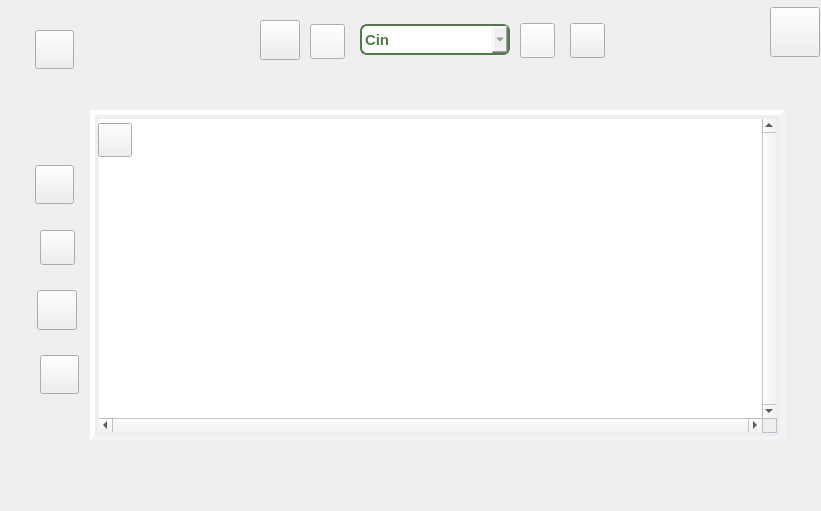
     <widget class="QWidget" name="affichagedon" native="true">
      <property name="geometry">
       <rect>
        <x>530</x>
        <y>120</y>
        <width>821</width>
        <height>511</height>
       </rect>
      </property>
      <property name="styleSheet">
       <string notr="true">#affichagedon{background:#eff5d6;  border-top-left-radius: 70px;   border-bottom-right-radius: 70px;}</string>
      </property>
      <widget class="QPushButton" name="modifier_d">
       <property name="geometry">
        <rect>
         <x>520</x>
         <y>23</y>
         <width>35</width>
         <height>35</height>
        </rect>
       </property>
       <property name="palette">
        <palette>
         <active>
          <colorrole role="WindowText">
           <brush brushstyle="SolidPattern">
            <color alpha="255">
             <red>82</red>
             <green>121</green>
             <blue>74</blue>
            </color>
           </brush>
          </colorrole>
          <colorrole role="Button">
           <brush brushstyle="SolidPattern">
            <color alpha="255">
             <red>243</red>
             <green>242</green>
             <blue>247</blue>
            </color>
           </brush>
          </colorrole>
          <colorrole role="Text">
           <brush brushstyle="SolidPattern">
            <color alpha="255">
             <red>82</red>
             <green>121</green>
             <blue>74</blue>
            </color>
           </brush>
          </colorrole>
          <colorrole role="ButtonText">
           <brush brushstyle="SolidPattern">
            <color alpha="255">
             <red>82</red>
             <green>121</green>
             <blue>74</blue>
            </color>
           </brush>
          </colorrole>
          <colorrole role="Base">
           <brush brushstyle="SolidPattern">
            <color alpha="255">
             <red>243</red>
             <green>242</green>
             <blue>247</blue>
            </color>
           </brush>
          </colorrole>
          <colorrole role="Window">
           <brush brushstyle="SolidPattern">
            <color alpha="255">
             <red>243</red>
             <green>242</green>
             <blue>247</blue>
            </color>
           </brush>
          </colorrole>
          <colorrole role="PlaceholderText">
           <brush brushstyle="SolidPattern">
            <color alpha="128">
             <red>82</red>
             <green>121</green>
             <blue>74</blue>
            </color>
           </brush>
          </colorrole>
         </active>
         <inactive>
          <colorrole role="WindowText">
           <brush brushstyle="SolidPattern">
            <color alpha="255">
             <red>82</red>
             <green>121</green>
             <blue>74</blue>
            </color>
           </brush>
          </colorrole>
          <colorrole role="Button">
           <brush brushstyle="SolidPattern">
            <color alpha="255">
             <red>243</red>
             <green>242</green>
             <blue>247</blue>
            </color>
           </brush>
          </colorrole>
          <colorrole role="Text">
           <brush brushstyle="SolidPattern">
            <color alpha="255">
             <red>82</red>
             <green>121</green>
             <blue>74</blue>
            </color>
           </brush>
          </colorrole>
          <colorrole role="ButtonText">
           <brush brushstyle="SolidPattern">
            <color alpha="255">
             <red>82</red>
             <green>121</green>
             <blue>74</blue>
            </color>
           </brush>
          </colorrole>
          <colorrole role="Base">
           <brush brushstyle="SolidPattern">
            <color alpha="255">
             <red>243</red>
             <green>242</green>
             <blue>247</blue>
            </color>
           </brush>
          </colorrole>
          <colorrole role="Window">
           <brush brushstyle="SolidPattern">
            <color alpha="255">
             <red>243</red>
             <green>242</green>
             <blue>247</blue>
            </color>
           </brush>
          </colorrole>
          <colorrole role="PlaceholderText">
           <brush brushstyle="SolidPattern">
            <color alpha="128">
             <red>82</red>
             <green>121</green>
             <blue>74</blue>
            </color>
           </brush>
          </colorrole>
         </inactive>
         <disabled>
          <colorrole role="WindowText">
           <brush brushstyle="SolidPattern">
            <color alpha="255">
             <red>82</red>
             <green>121</green>
             <blue>74</blue>
            </color>
           </brush>
          </colorrole>
          <colorrole role="Button">
           <brush brushstyle="SolidPattern">
            <color alpha="255">
             <red>243</red>
             <green>242</green>
             <blue>247</blue>
            </color>
           </brush>
          </colorrole>
          <colorrole role="Text">
           <brush brushstyle="SolidPattern">
            <color alpha="255">
             <red>82</red>
             <green>121</green>
             <blue>74</blue>
            </color>
           </brush>
          </colorrole>
          <colorrole role="ButtonText">
           <brush brushstyle="SolidPattern">
            <color alpha="255">
             <red>82</red>
             <green>121</green>
             <blue>74</blue>
            </color>
           </brush>
          </colorrole>
          <colorrole role="Base">
           <brush brushstyle="SolidPattern">
            <color alpha="255">
             <red>243</red>
             <green>242</green>
             <blue>247</blue>
            </color>
           </brush>
          </colorrole>
          <colorrole role="Window">
           <brush brushstyle="SolidPattern">
            <color alpha="255">
             <red>243</red>
             <green>242</green>
             <blue>247</blue>
            </color>
           </brush>
          </colorrole>
          <colorrole role="PlaceholderText">
           <brush brushstyle="SolidPattern">
            <color alpha="128">
             <red>0</red>
             <green>0</green>
             <blue>0</blue>
            </color>
           </brush>
          </colorrole>
         </disabled>
        </palette>
       </property>
       <property name="font">
        <font>
         <family>Bell MT</family>
         <pointsize>16</pointsize>
         <weight>75</weight>
         <bold>true</bold>
        </font>
       </property>
       <property name="styleSheet">
        <string notr="true">#modifier_d{
	border-image: url(:/images/modtr1.png);
}
#modifier_d:hover{
	border-image: url(:/images/modtr2.png);
}
</string>
       </property>
       <property name="text">
        <string/>
       </property>
      </widget>
      <widget class="QPushButton" name="stat_d">
       <property name="geometry">
        <rect>
         <x>40</x>
         <y>355</y>
         <width>39</width>
         <height>39</height>
        </rect>
       </property>
       <property name="font">
        <font>
         <family>Bell MT</family>
         <pointsize>16</pointsize>
         <weight>75</weight>
         <bold>true</bold>
        </font>
       </property>
       <property name="styleSheet">
        <string notr="true">#stat_d{
	border-image: url(:/images/stattr1.png);
}
#stat_d:hover{

border-image: url(:/images/stattr2.png);

}</string>
       </property>
       <property name="text">
        <string/>
       </property>
      </widget>
      <widget class="QLineEdit" name="lineEdit_recherche">
       <property name="geometry">
        <rect>
         <x>360</x>
         <y>24</y>
         <width>150</width>
         <height>31</height>
        </rect>
       </property>
       <property name="styleSheet">
        <string notr="true">#lineEdit_recherche{ selection-color:#56695b;
color: #52794a;
font-weight: bold;
font-size: 15px;
border: 2px outset #dcd0c9;
border-radius: 7px;
background-color: #fefefb;
  selection-background-color: #e3dac9;

}
#lineEdit_recherche:hover{
border: 2px inset #dcd0c9;
background: #fafaeb;
}</string>
       </property>
      </widget>
      <widget class="QPushButton" name="Meilleur_d">
       <property name="geometry">
        <rect>
         <x>35</x>
         <y>165</y>
         <width>39</width>
         <height>39</height>
        </rect>
       </property>
       <property name="styleSheet">
        <string notr="true">#Meilleur_d{
	border-image: url(:/images/best1.png);
}
#Meilleur_d:hover{
	
	border-image: url(:/images/best2.png);
}
</string>
       </property>
       <property name="text">
        <string/>
       </property>
      </widget>
      <widget class="QPushButton" name="don_d">
       <property name="geometry">
        <rect>
         <x>570</x>
         <y>23</y>
         <width>35</width>
         <height>35</height>
        </rect>
       </property>
       <property name="font">
        <font>
         <family>Bell MT</family>
         <pointsize>16</pointsize>
         <weight>75</weight>
         <bold>true</bold>
        </font>
       </property>
       <property name="styleSheet">
        <string notr="true">#don_d{
	border-image: url(:/images/don_d1.png);
}
#don_d:hover{border-image:url(:/images/don_d2.png);}
</string>
       </property>
       <property name="text">
        <string/>
       </property>
      </widget>
      <widget class="QPushButton" name="supprimer_d">
       <property name="geometry">
        <rect>
         <x>310</x>
         <y>24</y>
         <width>35</width>
         <height>35</height>
        </rect>
       </property>
       <property name="palette">
        <palette>
         <active>
          <colorrole role="WindowText">
           <brush brushstyle="SolidPattern">
            <color alpha="255">
             <red>82</red>
             <green>121</green>
             <blue>74</blue>
            </color>
           </brush>
          </colorrole>
          <colorrole role="Button">
           <brush brushstyle="SolidPattern">
            <color alpha="255">
             <red>243</red>
             <green>242</green>
             <blue>247</blue>
            </color>
           </brush>
          </colorrole>
          <colorrole role="Text">
           <brush brushstyle="SolidPattern">
            <color alpha="255">
             <red>82</red>
             <green>121</green>
             <blue>74</blue>
            </color>
           </brush>
          </colorrole>
          <colorrole role="ButtonText">
           <brush brushstyle="SolidPattern">
            <color alpha="255">
             <red>82</red>
             <green>121</green>
             <blue>74</blue>
            </color>
           </brush>
          </colorrole>
          <colorrole role="Base">
           <brush brushstyle="SolidPattern">
            <color alpha="255">
             <red>243</red>
             <green>242</green>
             <blue>247</blue>
            </color>
           </brush>
          </colorrole>
          <colorrole role="Window">
           <brush brushstyle="SolidPattern">
            <color alpha="255">
             <red>243</red>
             <green>242</green>
             <blue>247</blue>
            </color>
           </brush>
          </colorrole>
          <colorrole role="PlaceholderText">
           <brush brushstyle="SolidPattern">
            <color alpha="128">
             <red>82</red>
             <green>121</green>
             <blue>74</blue>
            </color>
           </brush>
          </colorrole>
         </active>
         <inactive>
          <colorrole role="WindowText">
           <brush brushstyle="SolidPattern">
            <color alpha="255">
             <red>82</red>
             <green>121</green>
             <blue>74</blue>
            </color>
           </brush>
          </colorrole>
          <colorrole role="Button">
           <brush brushstyle="SolidPattern">
            <color alpha="255">
             <red>243</red>
             <green>242</green>
             <blue>247</blue>
            </color>
           </brush>
          </colorrole>
          <colorrole role="Text">
           <brush brushstyle="SolidPattern">
            <color alpha="255">
             <red>82</red>
             <green>121</green>
             <blue>74</blue>
            </color>
           </brush>
          </colorrole>
          <colorrole role="ButtonText">
           <brush brushstyle="SolidPattern">
            <color alpha="255">
             <red>82</red>
             <green>121</green>
             <blue>74</blue>
            </color>
           </brush>
          </colorrole>
          <colorrole role="Base">
           <brush brushstyle="SolidPattern">
            <color alpha="255">
             <red>243</red>
             <green>242</green>
             <blue>247</blue>
            </color>
           </brush>
          </colorrole>
          <colorrole role="Window">
           <brush brushstyle="SolidPattern">
            <color alpha="255">
             <red>243</red>
             <green>242</green>
             <blue>247</blue>
            </color>
           </brush>
          </colorrole>
          <colorrole role="PlaceholderText">
           <brush brushstyle="SolidPattern">
            <color alpha="128">
             <red>82</red>
             <green>121</green>
             <blue>74</blue>
            </color>
           </brush>
          </colorrole>
         </inactive>
         <disabled>
          <colorrole role="WindowText">
           <brush brushstyle="SolidPattern">
            <color alpha="255">
             <red>82</red>
             <green>121</green>
             <blue>74</blue>
            </color>
           </brush>
          </colorrole>
          <colorrole role="Button">
           <brush brushstyle="SolidPattern">
            <color alpha="255">
             <red>243</red>
             <green>242</green>
             <blue>247</blue>
            </color>
           </brush>
          </colorrole>
          <colorrole role="Text">
           <brush brushstyle="SolidPattern">
            <color alpha="255">
             <red>82</red>
             <green>121</green>
             <blue>74</blue>
            </color>
           </brush>
          </colorrole>
          <colorrole role="ButtonText">
           <brush brushstyle="SolidPattern">
            <color alpha="255">
             <red>82</red>
             <green>121</green>
             <blue>74</blue>
            </color>
           </brush>
          </colorrole>
          <colorrole role="Base">
           <brush brushstyle="SolidPattern">
            <color alpha="255">
             <red>243</red>
             <green>242</green>
             <blue>247</blue>
            </color>
           </brush>
          </colorrole>
          <colorrole role="Window">
           <brush brushstyle="SolidPattern">
            <color alpha="255">
             <red>243</red>
             <green>242</green>
             <blue>247</blue>
            </color>
           </brush>
          </colorrole>
          <colorrole role="PlaceholderText">
           <brush brushstyle="SolidPattern">
            <color alpha="128">
             <red>0</red>
             <green>0</green>
             <blue>0</blue>
            </color>
           </brush>
          </colorrole>
         </disabled>
        </palette>
       </property>
       <property name="font">
        <font>
         <family>Bell MT</family>
         <pointsize>16</pointsize>
         <weight>75</weight>
         <bold>true</bold>
        </font>
       </property>
       <property name="styleSheet">
        <string notr="true">#supprimer_d{
	border-image: url(:/images/supptr1.png);
}
#supprimer_d:hover{
	border-image: url(:/images/supptr2.png);
}
</string>
       </property>
       <property name="text">
        <string/>
       </property>
      </widget>
      <widget class="QPushButton" name="execldon">
       <property name="geometry">
        <rect>
         <x>40</x>
         <y>230</y>
         <width>35</width>
         <height>35</height>
        </rect>
       </property>
       <property name="font">
        <font>
         <family>Bell MT</family>
         <pointsize>16</pointsize>
         <weight>75</weight>
         <bold>true</bold>
        </font>
       </property>
       <property name="styleSheet">
        <string notr="true">#execldon{
	border-image: url(:/images/excel1(1).png);
}
#execldon:hover{
	border-image: url(:/images/excel2.png);
}
</string>
       </property>
       <property name="text">
        <string/>
       </property>
      </widget>
      <widget class="QPushButton" name="recherchedon">
       <property name="geometry">
        <rect>
         <x>770</x>
         <y>7</y>
         <width>50</width>
         <height>50</height>
        </rect>
       </property>
       <property name="font">
        <font>
         <family>Bell MT</family>
         <pointsize>16</pointsize>
         <weight>75</weight>
         <bold>true</bold>
        </font>
       </property>
       <property name="styleSheet">
        <string notr="true">#recherchedon{
	
	border-image: url(:/images/rechtr1.png);
}
#recherchedon:hover{
	
	border-image: url(:/images/rechtr2.png);
}


</string>
       </property>
       <property name="text">
        <string/>
       </property>
      </widget>
      <widget class="QTableView" name="tableView_d">
       <property name="geometry">
        <rect>
         <x>90</x>
         <y>110</y>
         <width>695</width>
         <height>331</height>
        </rect>
       </property>
       <property name="styleSheet">
        <string notr="true">#tableView_d {
	border:5px outset  #f3f2f7;
    color: #62865C;
    font-weight: bold;
    font-size: 20px;
     padding: 4px;
    gridline-color: #56695b;
    selection-background-color: #f3f2f7;
}
#tableView_d QHeaderView::section{
    background-color: #f8f5f1 ;
    color: #56695b;
    padding: 12px;
    text-transform: uppercase;
}
#tableView_d::item:selected {
    background-color:#f0e4e0;
}
#tableView_d::item:focus{
    color:#95a595;
    border: 2px solid #f0e4e0;
    background-color: #fafaeb ;
}</string>
       </property>
       <property name="verticalScrollBarPolicy">
        <enum>Qt::ScrollBarAlwaysOn</enum>
       </property>
       <property name="horizontalScrollBarPolicy">
        <enum>Qt::ScrollBarAlwaysOn</enum>
       </property>
      </widget>
      <widget class="QPushButton" name="pdf_d">
       <property name="geometry">
        <rect>
         <x>37</x>
         <y>290</y>
         <width>40</width>
         <height>40</height>
        </rect>
       </property>
       <property name="styleSheet">
        <string notr="true">#pdf_d{
	border-image: url(:/images/pdftr1.png);
}
#pdf_d:hover{
	border-image: url(:/images/pdftr2.png);
}
</string>
       </property>
       <property name="text">
        <string/>
       </property>
      </widget>
      <widget class="QPushButton" name="qr_code_2">
       <property name="geometry">
        <rect>
         <x>260</x>
         <y>20</y>
         <width>40</width>
         <height>40</height>
        </rect>
       </property>
       <property name="font">
        <font>
         <family>Bell MT</family>
         <pointsize>16</pointsize>
         <weight>75</weight>
         <bold>true</bold>
        </font>
       </property>
       <property name="styleSheet">
        <string notr="true">#qr_code_2{
	border-image: url(:/images/qrcode1.png);
}
#qr_code_2:hover{
	
	border-image: url(:/images/qrcode2.png);
}
</string>
       </property>
       <property name="text">
        <string/>
       </property>
      </widget>
      <widget class="QComboBox" name="comboBox_triDon">
       <property name="geometry">
        <rect>
         <x>360</x>
         <y>24</y>
         <width>150</width>
         <height>31</height>
        </rect>
       </property>
       <property name="styleSheet">
        <string notr="true">#comboBox_triDon{ 
border: 2px solid #52794a;
border-radius: 7px;
color: #52794a;
font-weight: bold;
font-size: 15px;
}
#comboBox_triDon QAbstractItemView{ 
color:#52794a ;
font-weight: bold;
font-size: 15px;
selection-background-color: #ffffff;
selection-color:#56695b;
}</string>
       </property>
       <item>
        <property name="text">
         <string>Cin</string>
        </property>
        <property name="icon">
         <iconset resource="image.qrc">
          <normaloff>:/images/fhautsdf .png</normaloff>:/images/fhautsdf .png</iconset>
        </property>
       </item>
       <item>
        <property name="text">
         <string>Cin</string>
        </property>
        <property name="icon">
         <iconset resource="image.qrc">
          <normaloff>:/images/fbassdf.png</normaloff>:/images/fbassdf.png</iconset>
        </property>
       </item>
       <item>
        <property name="text">
         <string>Nom</string>
        </property>
        <property name="icon">
         <iconset resource="image.qrc">
          <normaloff>:/images/fhautsdf .png</normaloff>:/images/fhautsdf .png</iconset>
        </property>
       </item>
       <item>
        <property name="text">
         <string>Nom</string>
        </property>
        <property name="icon">
         <iconset resource="image.qrc">
          <normaloff>:/images/fbassdf.png</normaloff>:/images/fbassdf.png</iconset>
        </property>
       </item>
       <item>
        <property name="text">
         <string>Montant</string>
        </property>
        <property name="icon">
         <iconset resource="image.qrc">
          <normaloff>:/images/fhautsdf .png</normaloff>:/images/fhautsdf .png</iconset>
        </property>
       </item>
       <item>
        <property name="text">
         <string>Montant</string>
        </property>
        <property name="icon">
         <iconset resource="image.qrc">
          <normaloff>:/images/fbassdf.png</normaloff>:/images/fbassdf.png</iconset>
        </property>
       </item>
      </widget>
      <widget class="QPushButton" name="homedon">
       <property name="enabled">
        <bool>true</bool>
       </property>
       <property name="geometry">
        <rect>
         <x>98</x>
         <y>123</y>
         <width>34</width>
         <height>34</height>
        </rect>
       </property>
       <property name="font">
        <font>
         <family>Bell MT</family>
         <pointsize>18</pointsize>
         <weight>75</weight>
         <bold>true</bold>
         <kerning>true</kerning>
        </font>
       </property>
       <property name="toolTip">
        <string>Renvoyer Beneficiaire</string>
       </property>
       <property name="styleSheet">
        <string notr="true">#homedon
{
	border-image: url(:/images/homesdf1.png);
}
#homedon:hover
{
	border-image: url(:/images/homesdf2.png);
}</string>
       </property>
       <property name="text">
        <string/>
       </property>
      </widget>
      <widget class="QPushButton" name="tri_d">
       <property name="geometry">
        <rect>
         <x>35</x>
         <y>30</y>
         <width>39</width>
         <height>39</height>
        </rect>
       </property>
       <property name="font">
        <font>
         <family>Bell MT</family>
         <pointsize>16</pointsize>
         <weight>75</weight>
         <bold>true</bold>
        </font>
       </property>
       <property name="styleSheet">
        <string notr="true">#tri_d{
	
	border-image: url(:/images/trisdf1.png);
}
#tri_d:hover{

	border-image: url(:/images/trisdf2.png);

}</string>
       </property>
       <property name="text">
        <string/>
       </property>
      </widget>
     </widget>
